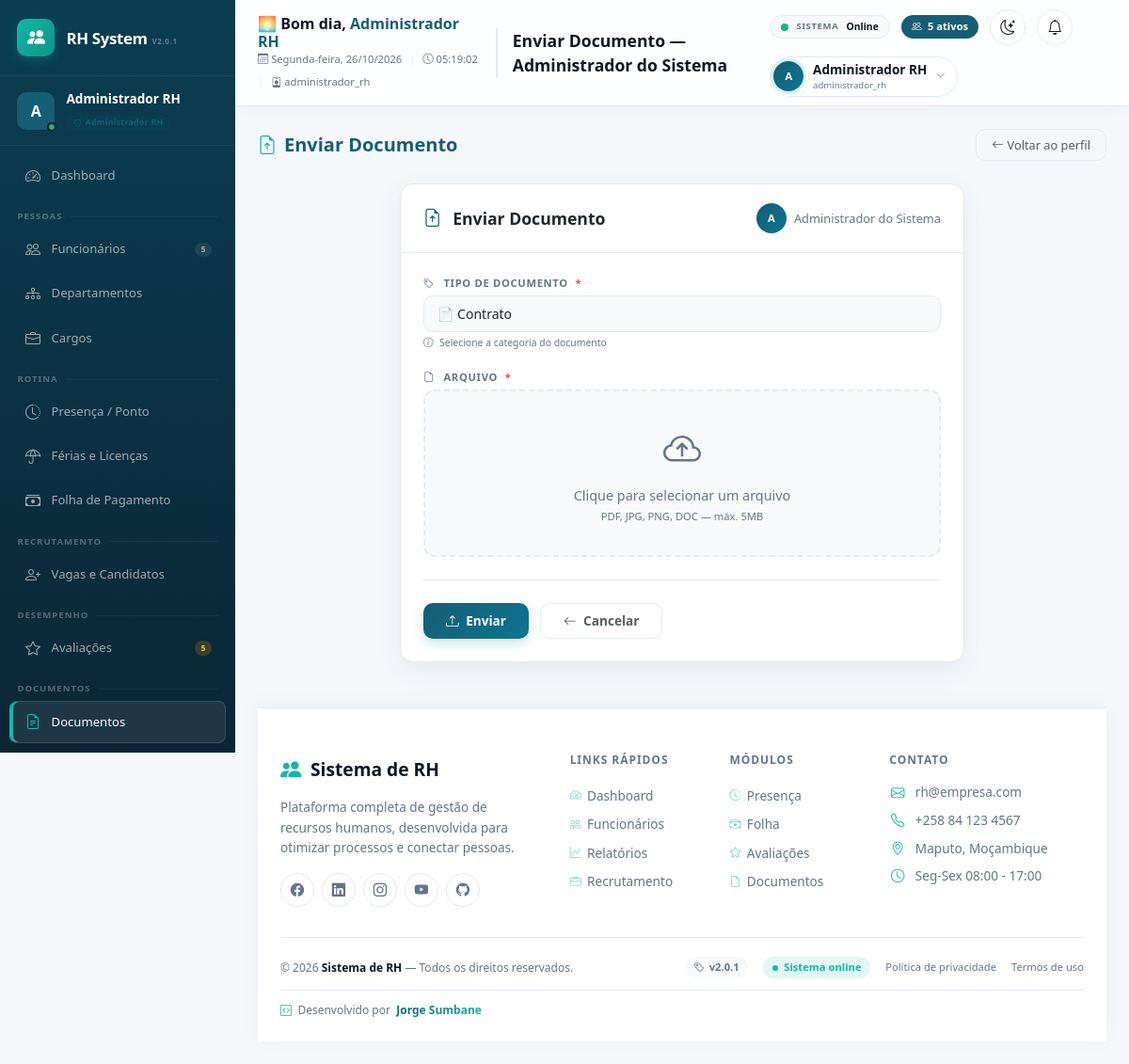
The app's page /modules/documentos/enviar.php?funcionario_id=1 (signed in) with its own data.
### tables this page shows
CREATE TABLE funcionarios (
    id INT AUTO_INCREMENT PRIMARY KEY,
    nome VARCHAR(150) NOT NULL,
    cpf VARCHAR(20) NOT NULL UNIQUE,  
    rg VARCHAR(30) NULL,
    data_nascimento DATE NULL,
    genero ENUM('masculino','feminino','outro') NULL,
    email VARCHAR(150) NOT NULL UNIQUE,
    telefone VARCHAR(30) NULL,
    endereco VARCHAR(255) NULL,
    data_admissao DATE NOT NULL,
    data_demissao DATE NULL,
    cargo_id INT NOT NULL,
    departamento_id INT NOT NULL,
    salario DECIMAL(10,2) NOT NULL DEFAULT 0,
    status ENUM('ativo','inativo','ferias','licenca') NOT NULL DEFAULT 'ativo',
    foto VARCHAR(255) NULL,
    criado_em DATETIME NOT NULL DEFAULT CURRENT_TIMESTAMP,
    atualizado_em DATETIME NOT NULL DEFAULT CURRENT_TIMESTAMP ON UPDATE CURRENT_TIMESTAMP,
    CONSTRAINT fk_func_cargo FOREIGN KEY (cargo_id) REFERENCES cargos(id) ON DELETE RESTRICT,
    CONSTRAINT fk_func_departamento FOREIGN KEY (departamento_id) REFERENCES departamentos(id) ON DELETE RESTRICT
);

### includes/auth.php (called while the page is built, shortened)
<?php
function usuarioAtualNome(): string
{
    return $_SESSION['usuario_nome'] ?? '';
}
function usuarioAtualPerfil(): string
{
    return $_SESSION['usuario_perfil'] ?? '';
}

### includes/functions.php (called while the page is built, shortened)
<?php
function e(?string $texto): string
{
    return htmlspecialchars($texto ?? '', ENT_QUOTES, 'UTF-8');
}
    ?>

### includes/bootstrap.php (called while the page is built, shortened)
<?php
spl_autoload_register(function (string $classe): void {
    $caminho = __DIR__ . '/../classes/' . $classe . '.php';
});
require_once __DIR__ . '/auth.php';
require_once __DIR__ . '/functions.php';

### classes/Database.php (called while the page is built, shortened)
<?php
class Database
{
    private static ?PDO $instance = null;
    public static function getConnection(): PDO
    {
        if (self::$instance === null) {
            $dsn = sprintf(
                'mysql:host=%s;port=%s;dbname=%s;charset=%s',
                DB_HOST,
                DB_PORT,
                DB_NAME,
                DB_CHARSET
            );
            $options = [
                PDO::ATTR_ERRMODE            => PDO::ERRMODE_EXCEPTION,
                PDO::ATTR_DEFAULT_FETCH_MODE => PDO::FETCH_ASSOC,
                PDO::ATTR_EMULATE_PREPARES   => false,
            ];
            try {
                self::$instance = new PDO($dsn, DB_USER, DB_PASS, $options);
                $offset = (new DateTime('now', new DateTimeZone(date_default_timezone_get())))->format('P');
                self::$instance->exec("SET time_zone = '{$offset}'");
            } catch (PDOException $e) {
                error_log('Erro de conexão com o banco: ' . $e->getMessage());
                die('Não foi possível conectar ao banco de dados. Verifique se o MySQL está em execução no XAMPP e se o banco "rh_sistema" foi importado (veja database/schema.sql).');
            }
        }
        return self::$instance;
    }
}

### classes/Funcionario.php (called while the page is built, shortened)
<?php
class Funcionario
{
    private PDO $db;
    public function __construct()
    {
        $this->db = Database::getConnection();
    }
    public function buscarPorId(int $id): ?array
    {
        $stmt = $this->db->prepare(
            'SELECT f.*, c.titulo AS cargo_titulo, d.nome AS departamento_nome
             FROM funcionarios f
             JOIN cargos c ON c.id = f.cargo_id
             JOIN departamentos d ON d.id = f.departamento_id
             WHERE f.id = :id'
        );
        $stmt->execute([':id' => $id]);
        $resultado = $stmt->fetch();
        return $resultado ?: null;
    }
    public function contarPorStatus(string $status = 'ativo'): int
    {
        $stmt = $this->db->prepare('SELECT COUNT(*) FROM funcionarios WHERE status = :status');
        $stmt->execute([':status' => $status]);
        return (int) $stmt->fetchColumn();
    }
}

### modules/documentos/enviar.php (the view, shortened to what this page needs)
<?php
require_once __DIR__ . '/../../includes/bootstrap.php';
$funcionarioId = (int) ($_GET['funcionario_id'] ?? $_POST['funcionario_id'] ?? 0);
$funcionarioModel = new Funcionario();
$funcionario = $funcionarioModel->buscarPorId($funcionarioId);
$pageTitle = 'Enviar Documento — ' . $funcionario['nome'];
require __DIR__ . '/../../includes/header.php';
?>
<div class="page-header-custom">
    <h5>
        <i class="bi bi-file-earmark-arrow-up"></i> Enviar Documento
    </h5>
    <a href="<?= BASE_URL ?>/modules/funcionarios/visualizar.php?id=<?= $funcionarioId ?>" class="btn-back">
        <i class="bi bi-arrow-left"></i> Voltar ao perfil
    </a>
</div>
<div class="form-container">
    <div class="form-card">
        <div class="form-card-header">
            <i class="bi bi-file-earmark-arrow-up" style="color:var(--rh-primary);font-size:1.2rem;"></i>
            <h5>Enviar Documento</h5>
            <span class="funcionario-info">
                <span class="avatar-sm"><?= e(strtoupper(substr($funcionario['nome'], 0, 1))) ?></span>
                <?= e($funcionario['nome']) ?>
            </span>
        </div>
        <div class="form-card-body">
            <form method="POST" enctype="multipart/form-data" novalidate>
                <div class="form-floating-custom">
                    <label class="form-label">
                        <i class="bi bi-tag"></i> Tipo de documento
                        <span class="required">*</span>
                    </label>
                    <select name="tipo" class="form-select" required>
                        <option value="contrato">📄 Contrato</option>
                    </select>
                    <div class="form-text">
                        <i class="bi bi-info-circle"></i> Selecione a categoria do documento
                    </div>
                </div>
                <div class="form-floating-custom">
                    <label class="form-label">
                        <i class="bi bi-file-earmark"></i> Arquivo
                        <span class="required">*</span>
                    </label>
                    <div class="file-upload-area" id="fileUploadArea">
                        <i class="bi bi-cloud-arrow-up"></i>
                        <div class="upload-text">Clique para selecionar um arquivo</div>
                        <div class="upload-hint">PDF, JPG, PNG, DOC — máx. <?= LIMITE_UPLOAD_MB ?>MB</div>
                    </div>
                </div>
                <div class="form-actions">
                    <button type="submit" class="btn btn-primary" id="submitBtn">
                        <i class="bi bi-upload me-1"></i> Enviar
                    </button>
                    <a href="<?= BASE_URL ?>/modules/funcionarios/visualizar.php?id=<?= $funcionarioId ?>" class="btn btn-secondary">
                        <i class="bi bi-arrow-left me-1"></i> Cancelar
                    </a>
                </div>
            </form>
        </div>
    </div>
</div>
<?php require __DIR__ . '/../../includes/footer.php'; ?>

### includes/header.php (shortened to what this page needs)
<?php
$temaSalvo = $_SESSION['usuario_tema'] ?? 'claro';
$temaLocalStorage = $_COOKIE['rh_tema'] ?? 'light';
$tema = ($temaSalvo === 'escuro' || $temaLocalStorage === 'dark') ? 'dark' : 'light';
$hora = (int) date('H');
$saudacao = $hora < 12 ? '🌅 Bom dia' : ($hora < 18 ? '☀️ Boa tarde' : '🌙 Boa noite');
$dataAtual = date('d/m/Y');
$diaSemana = ['Domingo', 'Segunda-feira', 'Terça-feira', 'Quarta-feira', 'Quinta-feira', 'Sexta-feira', 'Sábado'][(int) date('w')];
$horaAtual = date('H:i:s');
$funcionarioModel = new Funcionario();
$totalAtivos = $funcionarioModel->contarPorStatus('ativo');
?>
<!DOCTYPE html>
<html lang="pt-BR" data-bs-theme="<?= $tema ?>">
<head>
    <link href="https://cdn.jsdelivr.net/npm/bootstrap@5.3.3/dist/css/bootstrap.min.css" rel="stylesheet">
    <link href="https://cdn.jsdelivr.net/npm/bootstrap-icons@1.11.3/font/bootstrap-icons.css" rel="stylesheet">
    <link href="<?= BASE_URL ?>/assets/css/style.css" rel="stylesheet">
    <link href="<?= BASE_URL ?>/assets/css/dashboard.css" rel="stylesheet">
    <link href="<?= BASE_URL ?>/assets/css/responsive.css" rel="stylesheet">
    <link href="<?= BASE_URL ?>/assets/css/print.css" rel="stylesheet" media="print">
</head>
<body>
<div class="d-flex">
    <?php require __DIR__ . '/sidebar.php'; ?>
    <div class="rh-content flex-grow-1">
        <div class="rh-topbar-premium">
            <div class="topbar-left">
                <div class="greeting-wrapper">
                    <div class="greeting">
                        <?= $saudacao ?>, <span class="user-name"><?= e($nomeUsuario) ?></span>
                    </div>
                    <div class="greeting-sub">
                        <span><i class="bi bi-calendar3"></i> <?= $diaSemana ?>, <?= $dataAtual ?></span>
                        <span class="separator">|</span>
                        <span><i class="bi bi-clock"></i> <span id="relogioHeader"><?= $horaAtual ?></span></span>
                        <span class="separator">|</span>
                        <span><i class="bi bi-person-badge"></i> <?= e($perfilUsuario) ?></span>
                    </div>
                </div>
                <div class="page-title d-none d-lg-block">
                    <?= e($pageTitle ?? 'Dashboard') ?>
                </div>
            </div>
            <div class="topbar-right">
                <div class="system-status">
                    <span class="status-dot"></span>
                    <span class="status-label">Sistema</span>
                    <span class="status-time" id="statusTime">Online</span>
                </div>
                <a href="<?= BASE_URL ?>/modules/funcionarios/index.php" class="employees-badge" title="Ver todos os funcionários">
                    <i class="bi bi-people"></i>
                    <span><?= number_format($totalAtivos) ?> ativos</span>
                </a>
                <button type="button" class="btn-theme-toggle js-toggle-tema" title="Alternar tema">
                    <i class="bi <?= $tema === 'dark' ? 'bi-sun' : 'bi-moon-stars' ?>"></i>
                </button>
                <div class="dropdown">
                    <button class="btn-notifications" type="button" data-bs-toggle="dropdown" aria-expanded="false">
                        <i class="bi bi-bell"></i>
                    </button>
                </div>
                <div class="dropdown">
                    <a href="#" class="user-dropdown-toggle" data-bs-toggle="dropdown" aria-expanded="false">
                        <span class="avatar-circle"><?= e(strtoupper(substr($nomeUsuario, 0, 1))) ?></span>
                        <div class="d-none d-sm-block">
                            <div class="user-name-display"><?= e($nomeUsuario) ?></div>
                            <div class="user-perfil"><?= e($perfilUsuario) ?></div>
                        </div>
                        <i class="bi bi-chevron-down" style="font-size:0.6rem;color:var(--rh-text-muted);"></i>
                    </a>
                </div>
            </div>
        </div>
        <main class="p-4">

### assets/css/style.css (style rules this page uses)
:root { --rh-primary: #155e75; --rh-primary-light: #0e7490; --rh-accent: #14b8a6; --rh-bg: #f5f8fb; --rh-card-bg: #ffffff; --rh-border: #e5eaf0; --rh-shadow: 0 8px 28px rgba(15, 41, 64, .07); --rh-shadow-hover: 0 16px 38px rgba(15, 41, 64, .12); --rh-text-primary: #0f1724; --rh-text-secondary: #334155; --rh-text-muted: #64748b; --rh-text-light: #f8fafc; --rh-sidebar-bg: linear-gradient(180deg, #0b3d52 0%, #0a2635 100%); --rh-topbar-bg: rgba(255, 255, 255, .88); --rh-success: #10b981; --rh-success-bg: #d1fae5; --rh-success-text: #065f46; --rh-danger: #ef4444; --rh-danger-bg: #fee2e2; --rh-danger-text: #991b1b; --rh-warning: #f59e0b; --rh-warning-bg: #fef3c7; --rh-warning-text: #92400e; --rh-info: #3b82f6; --rh-info-bg: #dbeafe; --rh-info-text: #1e40af; --rh-purple: #8b5cf6; --rh-purple-bg: #ede9fe; --rh-purple-text: #5b21b6; --rh-radius: 14px; }
html { min-height: 100%; overflow-y: auto; overflow-x: hidden; }
body { min-height: 100vh; margin: 0; background: var(--rh-bg); color: var(--rh-text-primary); font-family: 'Segoe UI', system-ui, -apple-system, sans-serif; overflow-x: hidden; overflow-y: auto; transition: background 0.3s ease, color 0.3s ease; }
body > .d-flex { min-height: 100vh; align-items: stretch; }
.rh-content { flex: 1 1 auto; min-width: 0; min-height: 100vh; margin-left: 250px; overflow-x: hidden; }
.rh-content main { max-width: 1800px; margin: 0 auto; padding: 1.5rem 2rem; }
.form-control, .form-select { background: var(--bs-tertiary-bg); border: 1.5px solid var(--rh-border); color: var(--rh-text-primary); border-radius: 10px; padding: 0.62rem .8rem; transition: all 0.3s ease; }
.form-label { color: var(--rh-text-secondary); font-size: 0.75rem; font-weight: 600; text-transform: uppercase; letter-spacing: 0.05em; margin-bottom: 0.3rem; }
.form-text { color: var(--rh-text-muted); font-size: 0.65rem; }
.btn { border-radius: 10px; font-weight: 650; transition: transform .18s ease, box-shadow .18s ease; }
.btn-primary { background: linear-gradient(135deg, var(--rh-primary), var(--rh-primary-light)); border: 0; color: #fff; box-shadow: 0 5px 14px rgba(14, 116, 144, .2); }
.avatar-circle { display: inline-flex; align-items: center; justify-content: center; width: 36px; height: 36px; border-radius: 50%; background: linear-gradient(135deg, var(--rh-primary), var(--rh-primary-light)); color: #fff; font-weight: 600; font-size: 0.85rem; flex-shrink: 0; text-transform: uppercase; box-shadow: 0 0 0 3px rgba(20, 184, 166, .18); }

### assets/css/dashboard.css (style rules this page uses)
:root { --dash-primary:#155e75; --dash-primary-2:#0e7490; --dash-teal:#14b8a6; --dash-purple:#7c3aed; --dash-orange:#f97316; --dash-radius:16px; --dash-shadow:0 10px 30px rgba(15,41,64,.08); --dash-shadow-hover:0 18px 44px rgba(15,41,64,.14); }
.status-dot { width:9px; height:9px; border-radius:50%; display:inline-block; background:currentColor; }

### assets/css/responsive.css (style rules this page uses)
html { overflow-x:hidden; }
body { min-width:320px; }
.page-header-custom, .page-title-row { gap:.8rem; flex-wrap:wrap; }

### includes/footer.php (style rules this page uses)
.status-dot { width: 6px; height: 6px; border-radius: 50%; background: var(--rh-accent); animation: pulse-dot 2s infinite; }

### records on screen
funcionarios: nome "Enviar Documento — Administrador do Sistema", nome "A", nome "Administrador do Sistema"

### other values on screen
$avatarInicial "A"
$nomeUsuario "Administrador RH"
$perfilLabel "Administrador RH"
$totalFuncionarios "5"
$avaliacoesPendentes "5"
$diaSemana "Segunda-feira"
$perfilUsuario "administrador_rh"
$totalAtivos "5"
substr($nomeUsuario, 0, 1) "A"
LIMITE_UPLOAD_MB "5"
